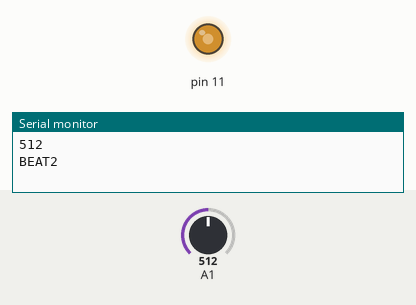
A sketch run on a simulated Arduino Uno, built with avr-gcc and run on an emulated ATmega328P. On the bench: output pins drawn as LEDs (lit = HIGH), the last lines printed to the serial monitor. Inputs (shaded band) come from the test bench; at power-on: A1 = 512.

Above: at 4.9 s.
6.9 s: A1 set to 317
At 7.3 s:
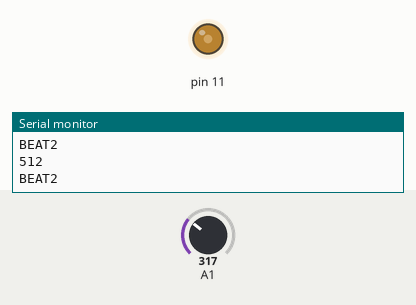
13.6 s: A1 set to 300
20.3 s: A1 set to 122
At 22.7 s:
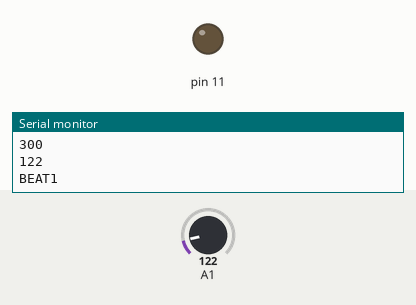
At 23.41 s:
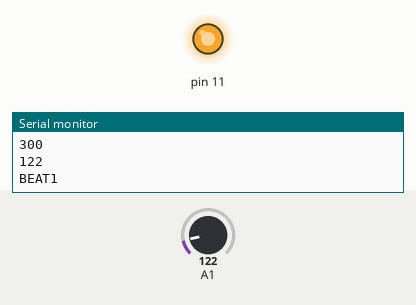
29.2 s: A1 set to 306
35.9 s: A1 set to 290
Timing chart, 0 to 43.6 s (numbered marks = the images above; inputs shaded):
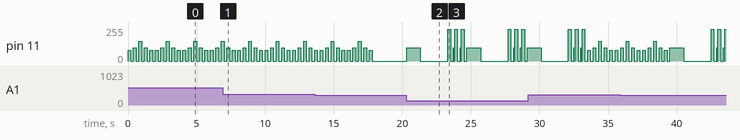

The sketch:

3con.ino
```cpp
// the setup function runs once when you press reset or power the board
void setup() {
  // initialize digital pin LED_BUILTIN as an output.
  pinMode(11, OUTPUT);
  Serial.begin(9600);
}

// the loop function runs over and over again forever
void loop() {

  int slideVal = analogRead(A1);
  Serial.println(slideVal);


  if (slideVal > 81 && slideVal < 299) {
Serial.println("BEAT1");
 analogWrite(11, 100);   // turn the LED on (HIGH is the voltage level)
    delay(1000);                       // wait for a second
    digitalWrite(11, 0);    // turn the LED off by making the voltage LOW
    delay(2000);


    analogWrite(11, 750);   // turn the LED on (HIGH is the voltage level)
    delay(200);                       // wait for a second
    digitalWrite(11, 0);    // turn the LED off by making the voltage LOW
    delay(200);


analogWrite(11, 100);   // turn the LED on (HIGH is the voltage level)
    delay(50);                       // wait for a second
    digitalWrite(11, 0);    // turn the LED off by making the voltage LOW
    delay(50);


      analogWrite(11, 750);   // turn the LED on (HIGH is the voltage level)
    delay(200);                       // wait for a second
    digitalWrite(11, 0);    // turn the LED off by making the voltage LOW
    delay(200);


analogWrite(11, 100);   // turn the LED on (HIGH is the voltage level)
    delay(50);                       // wait for a second
    digitalWrite(11, 0);    // turn the LED off by making the voltage LOW
    delay(50);


      analogWrite(11, 750);   // turn the LED on (HIGH is the voltage level)
    delay(200);                       // wait for a second
    digitalWrite(11, 0);    // turn the LED off by making the voltage LOW
    delay(200);


  } else if (slideVal > 300 && slideVal < 899) {
Serial.println("BEAT2");
 analogWrite(11, 80);   // turn the LED on (HIGH is the voltage level)
    delay(200);                       // wait for a second
    digitalWrite(11, 0);    // turn the LED off by making the voltage LOW
    delay(200);                       // wait for a second

    analogWrite(11, 100);   // turn the LED on (HIGH is the voltage level)
    delay(200);                       // wait for a second
    digitalWrite(11, 0);    // turn the LED off by making the voltage LOW
    delay(200);                       // wait for a second

    analogWrite(11, 150);   // turn the LED on (HIGH is the voltage level)
    delay(200);                       // wait for a second
    digitalWrite(11, 0);    // turn the LED off by making the voltage LOW
    delay(200);                       // wait for a second

    analogWrite(11, 100);   // turn the LED on (HIGH is the voltage level)
    delay(200);                       // wait for a second
    digitalWrite(11, 0);    // turn the LED off by making the voltage LOW
    delay(200);                       // wait for a second

     analogWrite(11, 80);   // turn the LED on (HIGH is the voltage level)
    delay(200);                       // wait for a second
    digitalWrite(11, 0);    // turn the LED off by making the voltage LOW
    delay(200);                       // wait for a second

     analogWrite(11, 80);   // turn the LED on (HIGH is the voltage level)
    delay(200);                       // wait for a second
    digitalWrite(11, 0);    // turn the LED off by making the voltage LOW
    delay(200);                       // wait for a second

    analogWrite(11, 100);   // turn the LED on (HIGH is the voltage level)
    delay(200);                       // wait for a second
    digitalWrite(11, 0);    // turn the LED off by making the voltage LOW
    delay(200);                       // wait for a second

    analogWrite(11, 150);   // turn the LED on (HIGH is the voltage level)
    delay(200);                       // wait for a second
    digitalWrite(11, 0);    // turn the LED off by making the voltage LOW
    delay(200);                       // wait for a second

    analogWrite(11, 100);   // turn the LED on (HIGH is the voltage level)
    delay(200);                       // wait for a second
    digitalWrite(11, 0);    // turn the LED off by making the voltage LOW
    delay(200);                       // wait for a second

     analogWrite(11, 80);   // turn the LED on (HIGH is the voltage level)
    delay(200);                       // wait for a second
    digitalWrite(11, 0);    // turn the LED off by making the voltage LOW
    delay(200);                       // wait for a second

     analogWrite(11, 80);   // turn the LED on (HIGH is the voltage level)
    delay(200);                       // wait for a second
    digitalWrite(11, 0);    // turn the LED off by making the voltage LOW
    delay(200);                       // wait for a second

    analogWrite(11, 100);   // turn the LED on (HIGH is the voltage level)
    delay(200);                       // wait for a second
    digitalWrite(11, 0);    // turn the LED off by making the voltage LOW
    delay(200);                       // wait for a second

    analogWrite(11, 150);   // turn the LED on (HIGH is the voltage level)
    delay(200);                       // wait for a second
    digitalWrite(11, 0);    // turn the LED off by making the voltage LOW
    delay(200);                       // wait for a second

    analogWrite(11, 100);   // turn the LED on (HIGH is the voltage level)
    delay(200);                       // wait for a second
    digitalWrite(11, 0);    // turn the LED off by making the voltage LOW
    delay(200);                       // wait for a second

     analogWrite(11, 80);   // turn the LED on (HIGH is the voltage level)
    delay(200);                       // wait for a second
    digitalWrite(11, 0);    // turn the LED off by making the voltage LOW
    delay(200);                       // wait for a second

  } if (slideVal > 0 && slideVal < 80) {


analogWrite(11, 0);

  }

}
```

Measured:
- after the input at 20.3 s, pin 11: 0/255 → 100/255 at once, → 0/255 1.0 s later, → 238/255 2.0 s later, → 0/255 0.20 s later, … (25 changes in this stretch)
- by itself, pin 11: repeats every 2.0 s: 0/255 0.20 s, 100/255 0.20 s, 0/255 0.20 s, 150/255 0.20 s, 0/255 0.20 s, 100/255 0.20 s, 2 × (0/255 0.20 s, 80/255 0.20 s)
